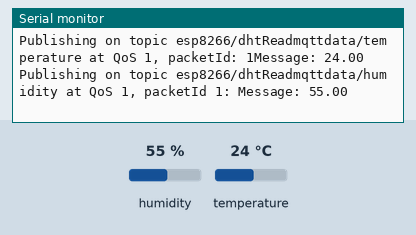
A sketch run on a simulated ESP8266 (NodeMCU). Shown: the last lines printed to the serial monitor. The inputs (shaded band) are chosen by the test bench; at power-on: humidity 55 %, temperature 24 °C. WiFi joins after 1.5 s; servers stay silent unless stated; no MQTT or app messages arrive unless stated.

Above: at 10.8 s.
10.9 s: humidity set to 22 %
At 16.2 s:
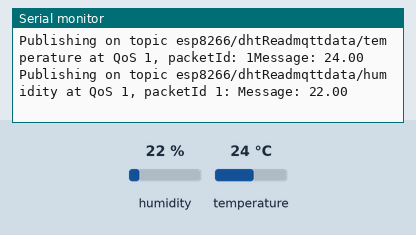
18.4 s: temperature set to 12 °C
At 21.2 s:
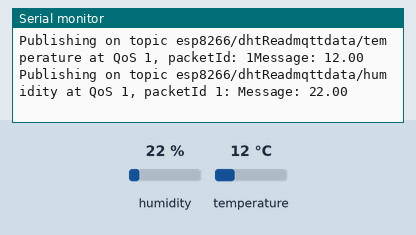
25.9 s: humidity set to 40 %
At 31.2 s:
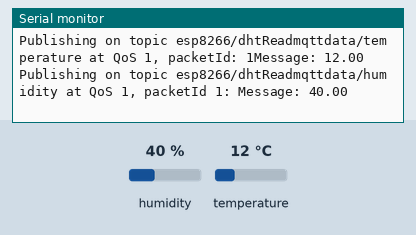
Timing chart, 0 to 32.7 s (numbered marks = the images above; inputs shaded):
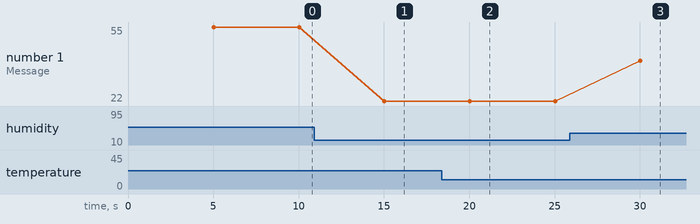

The sketch:

prueba_mqtt.ino
```cpp
#include <ESP8266WiFi.h>
#include <Ticker.h>
#include <AsyncMqttClient.h>
#include "DHT.h"
//#include <Adafruit_Sensor.h>
//#include <DHT.h>
//#include <DHT_U.h>
//replace with your network credentials
#define WIFI_SSID "Nadadewifigratis 2.4GHz"
#define WIFI_PASSWORD "00428574198"

// Node Red on Windows Mosquitto MQTT Broker
//#define MQTT_HOST IPAddress(192, 168, 29, 33)
// For a cloud MQTT broker, type the domain name
#define MQTT_HOST "broker.mqtt-dashboard.com"
#define MQTT_PORT 1883


//MQTT Topics
#define MQTT_PUB_TEMP "esp8266/dhtReadmqttdata/temperature"
#define MQTT_PUB_HUM "esp8266/dhtReadmqttdata/humidity"

// Digital pin connected to the DHT sensor
#define DHTPIN 0

// Uncomment whatever DHT sensor type you're using
#define DHTTYPE DHT11 // DHT 11
//#define DHTTYPE DHT22 // DHT 22 (AM2302), AM2321
//#define DHTTYPE DHT21 // DHT 21 (AM2301)

DHT dht(DHTPIN, DHTTYPE);

float temp;
float hum;

AsyncMqttClient mqttClient;
Ticker mqttReconnectTimer;

WiFiEventHandler wifiConnectHandler;
WiFiEventHandler wifiDisconnectHandler;
Ticker wifiReconnectTimer;

unsigned long previousMillis = 0;
const long interval = 5000;

void connectToWifi() {
Serial.println("Connecting to Wi-Fi...");
WiFi.begin(WIFI_SSID, WIFI_PASSWORD);
}

void onWifiConnect(const WiFiEventStationModeGotIP& event) {
Serial.println("Connected to Wi-Fi.");
connectToMqtt();
}

void onWifiDisconnect(const WiFiEventStationModeDisconnected& event) {
Serial.println("Disconnected from Wi-Fi.");
mqttReconnectTimer.detach();
wifiReconnectTimer.once(2, connectToWifi);
}

void connectToMqtt() {
Serial.println("Connecting to MQTT...");
mqttClient.connect();
}

void onMqttConnect(bool sessionPresent) {
Serial.println("Connected to MQTT.");
Serial.print("Session present: ");
Serial.println(sessionPresent);
}

void onMqttDisconnect(AsyncMqttClientDisconnectReason reason) {
Serial.println("Disconnected from MQTT.");

if (WiFi.isConnected()) {
mqttReconnectTimer.once(2, connectToMqtt);
}
}

void onMqttPublish(uint16_t packetId) {
Serial.print("Publish acknowledged.");
Serial.print(" packetId: ");
Serial.println(packetId);
}

void setup() {
Serial.begin(115200);
Serial.println();

dht.begin();

wifiConnectHandler = WiFi.onStationModeGotIP(onWifiConnect);
wifiDisconnectHandler = WiFi.onStationModeDisconnected(onWifiDisconnect);


mqttClient.onConnect(onMqttConnect);
mqttClient.onDisconnect(onMqttDisconnect);
mqttClient.onPublish(onMqttPublish);
mqttClient.setServer(MQTT_HOST, MQTT_PORT);
// If your broker requires authentication (username and password), set them below
//mqttClient.setCredentials("REPlACE_WITH_YOUR_USER", "REPLACE_WITH_YOUR_PASSWORD");
connectToWifi();
}

void loop() {
unsigned long currentMillis = millis();
if (currentMillis - previousMillis >= interval) {
previousMillis = currentMillis;
hum = dht.readHumidity();
temp = dht.readTemperature();

if (isnan(temp) || isnan(hum)) {
Serial.println(F("Failed to read from DHT sensor!"));
return;
}

// Publish an MQTT message on topic esp8266/dht/temperature
uint16_t packetIdPub1 = mqttClient.publish(MQTT_PUB_TEMP, 1, true, String(temp).c_str());
Serial.printf("Publishing on topic %s at QoS 1, packetId: %i", MQTT_PUB_TEMP, packetIdPub1);
Serial.printf("Message: %.2f \n", temp);

// Publish an MQTT message on topic esp8266/dht/humidity
uint16_t packetIdPub2 = mqttClient.publish(MQTT_PUB_HUM, 1, true, String(hum).c_str());
Serial.printf("Publishing on topic %s at QoS 1, packetId %i: ", MQTT_PUB_HUM, packetIdPub2);
Serial.printf("Message: %.2f \n", hum);
}
}
```

Measured:
- after the input at 10.9 s, the serial monitor: prints a new line after 4.1 s (image 1)
- after the input at 18.4 s, the serial monitor: prints a new line after 1.6 s (image 2)
- after the input at 25.9 s, the serial monitor: prints a new line after 4.1 s (image 3)
- plotted number 1: 55 → 22 after the input at 10.9 s, 22 → 40 after the input at 25.9 s
